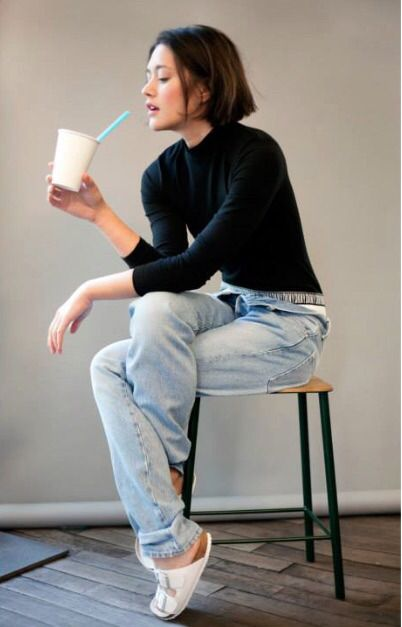
#> input picture SR_StyleList/images/style01.webp, 402 x 627 px
$ python removeBg.py ../SR_StyleList/images/style01.webp out.png
#> lines starting #> are read from the running program, lines starting #| are printed output that depends on the picture; after the words box and inside, x2 and y2 are one past the last pixel; in counts of white or black regions, pixels touching at a corner belong together
import sys, os
import cv2
import numpy as np # linear algebra
#import pandas as pd # data processing, CSV file I/O (e.g. pd.read_csv)
import matplotlib.pyplot as plt

# 입력 영상 불러오기

#src=cv2.imread('mj_nodejs/images/outer_cardigan_40.jpg')
source = cv2.imread(sys.argv[1]) #받아온 인자값
#> source is the input picture: shape (627, 402, 3); mean B, G, R 130.5, 135.8, 141
src = cv2.resize(source, (500,500))
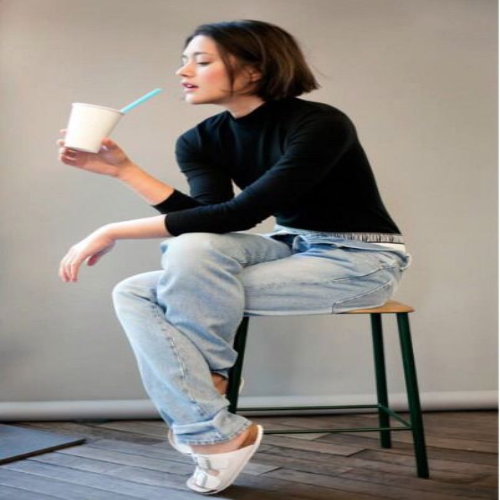
#> src: shape (500, 500, 3); mean B, G, R 130.4, 135.7, 140.9

if src is None:
    print('Image load failed!')
    sys.exit()

# 사장형 지정을 통한 초기 분할
#rc = cv2.selectROI(src) # 초기 위치 지정하고 모서리 좌표 4개를 튜플값으로 반환
mask = np.zeros(src.shape[:2], np.uint8) # 마스크는 검정색으로 채워져있고 입력 영상과 동일한 크기#


rc=(1,1,src.shape[0],src.shape[1])
#> rc = (1, 1, 500, 500)
#print(src.shape)
# 결과를 계속 업데이트 하고 싶으면 bgd, fgd 입력
#Grab Cut the object
#Grab Cut the object
bgdModel = np.zeros((1,65),np.float64)
fgdModel = np.zeros((1,65),np.float64)

cv2.grabCut(src, mask, rc ,None, None, 5, cv2.GC_INIT_WITH_RECT)

# grabCut 자료에서 0,2는 배경, 1,3은 전경입니다.
# mask == 0 or mask == 2를 만족하면 0으로 설정 아니면 1로 설정합니다
mask2 = np.where((mask == 0) | (mask == 2), 0, 1).astype('uint8')

# np.newaxis로 차원 확장
dst = src * mask2[:, :, np.newaxis]
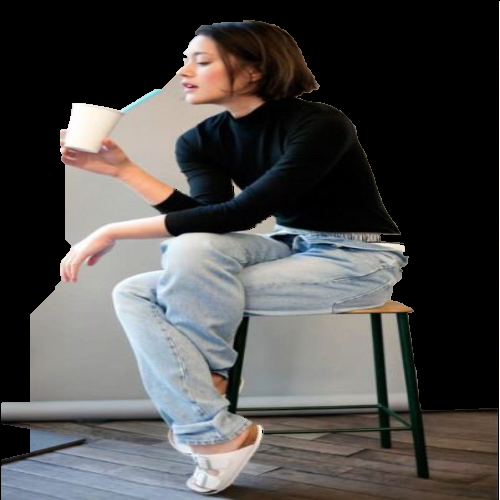
#> dst: shape (500, 500, 3); mean B, G, R 74.5, 75.3, 76.8

background=src-dst
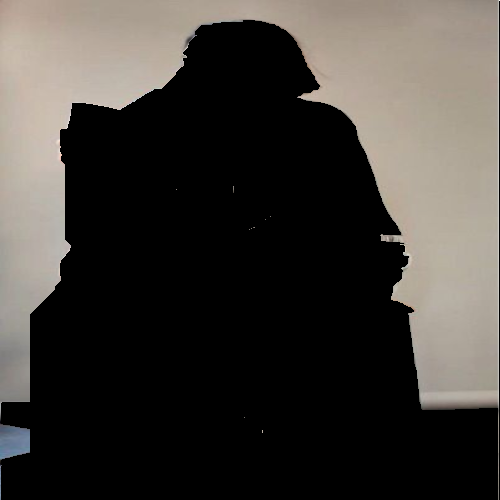
#> background: shape (500, 500, 3); mean B, G, R 56, 60.4, 64.1
background[np.where((background > [0,0,0]).all(axis = 2))] = [255,255,255]
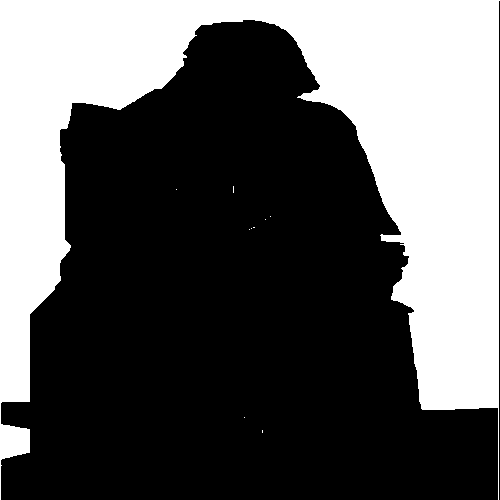
#> background: shape (500, 500, 3); 36.4% white; 10 white regions (9 under 20 px), largest, box (x1, y1, x2, y2) and area: (0, 0, 500, 500) 90997
dst=background+dst
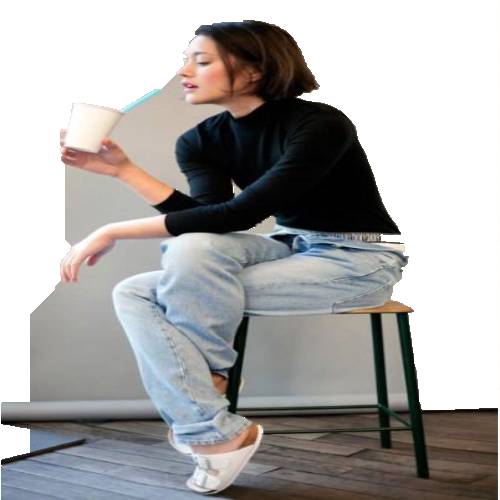
#> dst: shape (500, 500, 3); mean B, G, R 167.3, 168.1, 169.7


# [5 lines of commented-out code are left out]
cv2.imwrite('/workspace/mj_nodejs/public/upload2bg/'+sys.argv[2]+'_removeBg.jpg',dst)

print(dst)
#> (printed output is left out)

#imgPath='https://lookup.run.goorm.io/upload2bg/removeBg.jpg';
#print(imgPath)

$ run again, on SR_StyleList/images/style03.webp
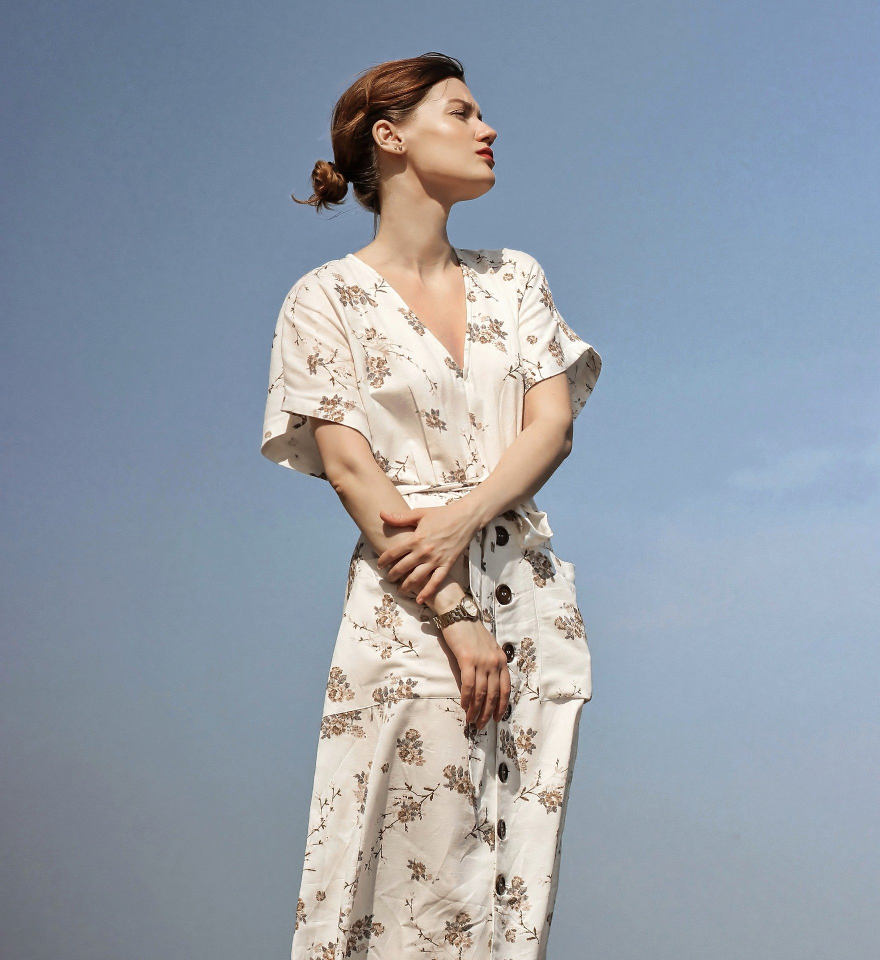
#> input picture SR_StyleList/images/style03.webp, 1760 x 1920 px (shown at 1/2 size)
#> source is the input picture: shape (1920, 1760, 3); mean B, G, R 167.5, 155.8, 147.1
#> `background[np.where((background > [0,0,0]).all(axis = 2))] = [255,255,..`:
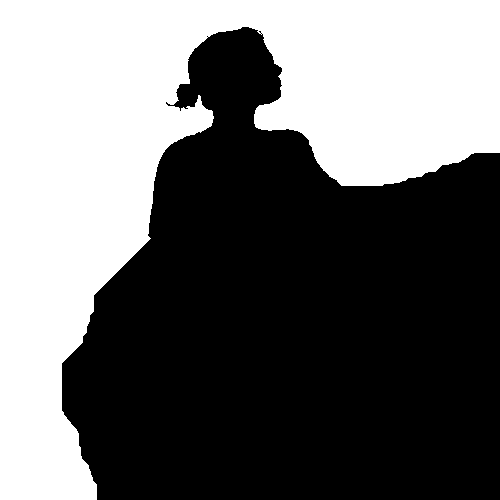
#> background: shape (500, 500, 3); 42.4% white; 1 white region, box (x1, y1, x2, y2) and area: (0, 0, 500, 500) 106043
#> `dst=background+dst`:
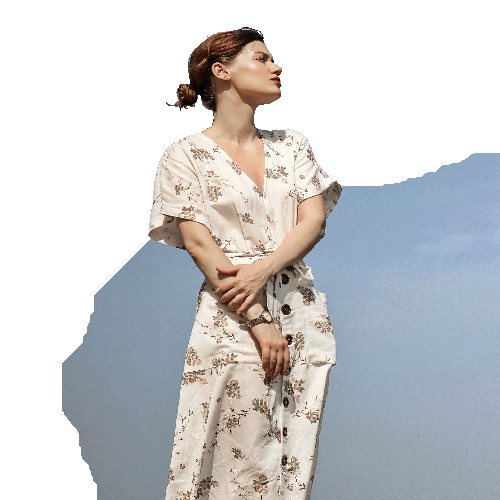
#> dst: shape (500, 500, 3); mean B, G, R 206.4, 204.7, 203.9
#> (printed output is left out)

$ run again, on SR_StyleList/images/style05.webp
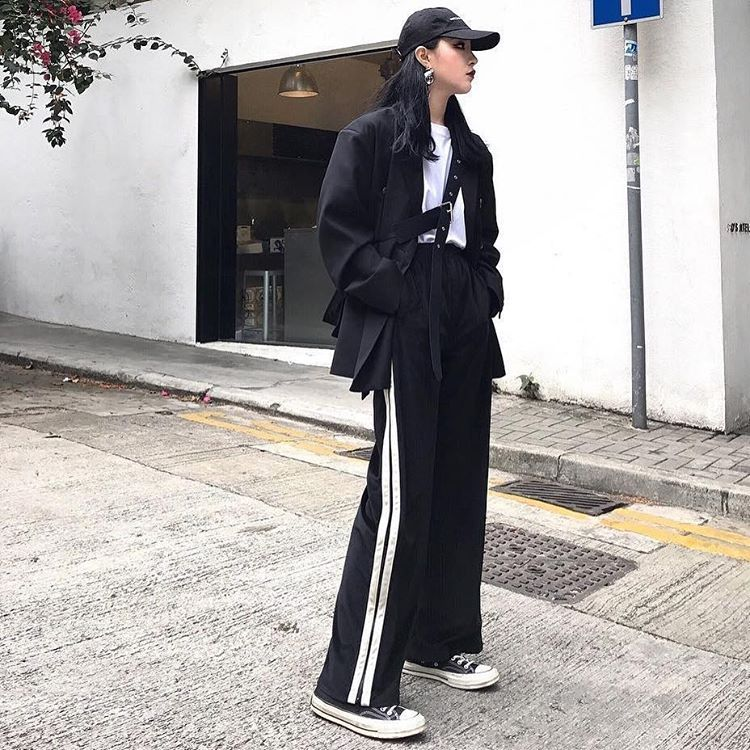
#> input picture SR_StyleList/images/style05.webp, 750 x 750 px
#> source is the input picture: shape (750, 750, 3); mean B, G, R 164.7, 166, 169.5
#> `background[np.where((background > [0,0,0]).all(axis = 2))] = [255,255,..`:
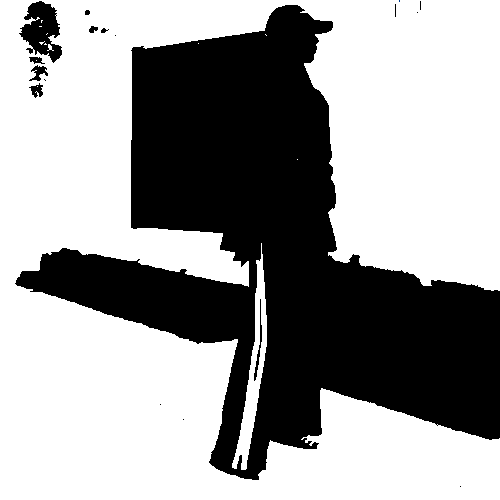
#> background: shape (500, 500, 3); mean B, G, R 156.7, 156.7, 156.7
#> `dst=background+dst`:
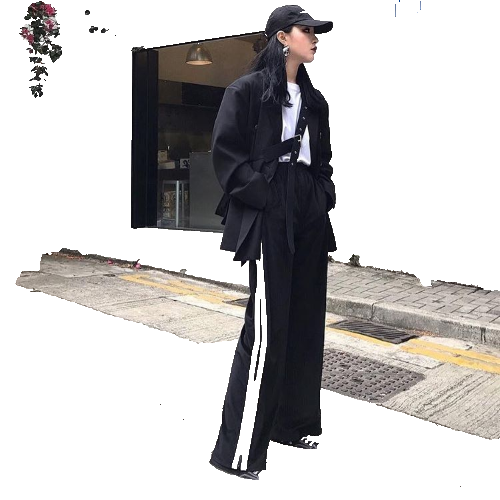
#> dst: shape (500, 500, 3); mean B, G, R 193, 193.4, 195.4
#> (printed output is left out)
